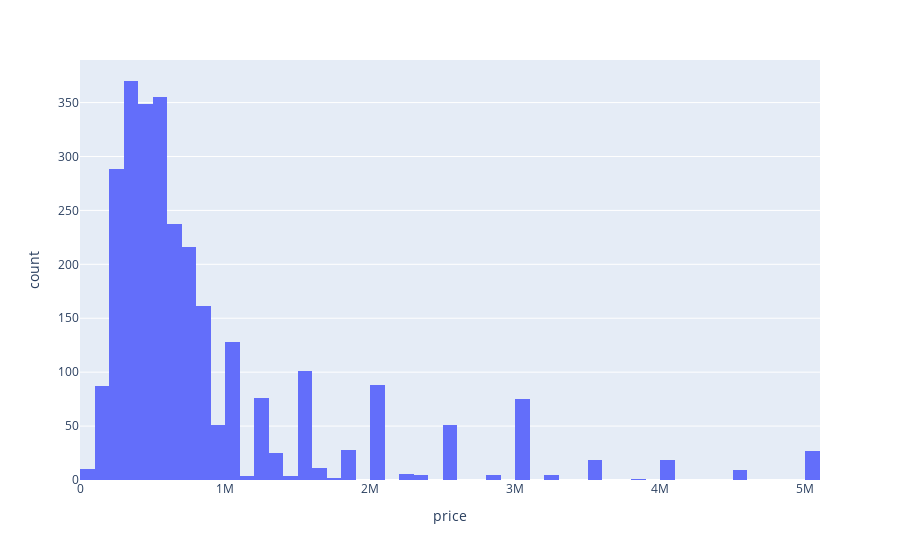

The code cell stored with this chart in its notebook:
### Code cell
fig = px.histogram(df, x = 'price')
fig.show()

### Figure 1 — Plotly figure (JSON) as saved in the notebook; plotly's stock layout.template omitted (floating-point values rounded to 4 significant figures; data arrays with more than 128 entries replaced by an {"elided": "..."} marker saying what was removed)
{"data": [{"alignmentgroup": "True", "bingroup": "x", "hovertemplate": "price=%{x}<br>count=%{y}<extra></extra>", "legendgroup": "", "marker": {"color": "#636efa", "pattern": {"shape": ""}}, "name": "", "offsetgroup": "", "orientation": "v", "showlegend": false, "type": "histogram", "x": {"elided": "2813 int values"}, "xaxis": "x", "yaxis": "y"}], "layout": {"barmode": "relative", "legend": {"tracegroupgap": 0}, "margin": {"t": 60}, "xaxis": {"anchor": "y", "domain": [0, 1], "title": {"text": "price"}}, "yaxis": {"anchor": "x", "domain": [0, 1], "title": {"text": "count"}}}}
